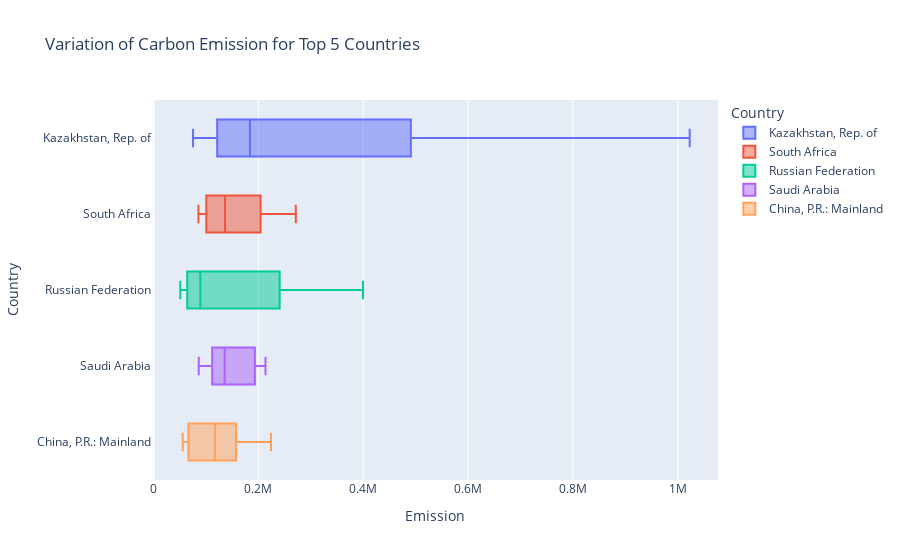

Here is the notebook cell this chart was saved with:
### Code cell
px.box(data_frame=dfm2, x='Emission', y='Country', color='Country', title='Variation of Carbon Emission for Top 5 Countries')

### Figure 1 — Plotly figure (JSON) as saved in the notebook; plotly's stock layout.template omitted (floating-point values rounded to 4 significant figures)
{"data": [{"alignmentgroup": "True", "hovertemplate": "Country=%{y}<br>Emission=%{x}<extra></extra>", "legendgroup": "Kazakhstan, Rep. of", "marker": {"color": "#636efa"}, "name": "Kazakhstan, Rep. of", "notched": false, "offsetgroup": "Kazakhstan, Rep. of", "orientation": "h", "showlegend": true, "type": "box", "x": [1022501, 915997, 696541, 698809, 683015, 501442, 480284, 404794, 400444, 336345, 290727, 184814, 174477, 183201, 158452, 142629, 135027, 111633, 131435, 92554, 75563, 100386, 98068, 84520], "x0": " ", "xaxis": "x", "y": ["Kazakhstan, Rep. of", "Kazakhstan, Rep. of", "Kazakhstan, Rep. of", "Kazakhstan, Rep. of", "Kazakhstan, Rep. of", "Kazakhstan, Rep. of", "Kazakhstan, Rep. of", "Kazakhstan, Rep. of", "Kazakhstan, Rep. of", "Kazakhstan, Rep. of", "Kazakhstan, Rep. of", "Kazakhstan, Rep. of", "Kazakhstan, Rep. of", "Kazakhstan, Rep. of", "Kazakhstan, Rep. of", "Kazakhstan, Rep. of", "Kazakhstan, Rep. of", "Kazakhstan, Rep. of", "Kazakhstan, Rep. of", "Kazakhstan, Rep. of", "Kazakhstan, Rep. of", "Kazakhstan, Rep. of", "Kazakhstan, Rep. of", "Kazakhstan, Rep. of"], "y0": " ", "yaxis": "y"}, {"alignmentgroup": "True", "hovertemplate": "Country=%{y}<br>Emission=%{x}<extra></extra>", "legendgroup": "South Africa", "marker": {"color": "#EF553B"}, "name": "South Africa", "notched": false, "offsetgroup": "South Africa", "orientation": "h", "showlegend": true, "type": "box", "x": [189092, 206024, 202550, 236064, 230360, 221289, 257119, 271510, 200306, 163093, 147014, 136091, 124645, 136999, 133608, 100274, 85869, 90155, 96493, 101416, 105673, 113243, 95438, 96192], "x0": " ", "xaxis": "x", "y": ["South Africa", "South Africa", "South Africa", "South Africa", "South Africa", "South Africa", "South Africa", "South Africa", "South Africa", "South Africa", "South Africa", "South Africa", "South Africa", "South Africa", "South Africa", "South Africa", "South Africa", "South Africa", "South Africa", "South Africa", "South Africa", "South Africa", "South Africa", "South Africa"], "y0": " ", "yaxis": "y"}, {"alignmentgroup": "True", "hovertemplate": "Country=%{y}<br>Emission=%{x}<extra></extra>", "legendgroup": "Russian Federation", "marker": {"color": "#00cc96"}, "name": "Russian Federation", "notched": false, "offsetgroup": "Russian Federation", "orientation": "h", "showlegend": true, "type": "box", "x": [278373, 233256, 211615, 303847, 399547, 316686, 277536, 248123, 202930, 149665, 119756, 97609, 75735, 60606, 76168, 64905, 56341, 53292, 51244, 56886, 78066, 81244, 66561, 64014], "x0": " ", "xaxis": "x", "y": ["Russian Federation", "Russian Federation", "Russian Federation", "Russian Federation", "Russian Federation", "Russian Federation", "Russian Federation", "Russian Federation", "Russian Federation", "Russian Federation", "Russian Federation", "Russian Federation", "Russian Federation", "Russian Federation", "Russian Federation", "Russian Federation", "Russian Federation", "Russian Federation", "Russian Federation", "Russian Federation", "Russian Federation", "Russian Federation", "Russian Federation", "Russian Federation"], "y0": " ", "yaxis": "y"}, {"alignmentgroup": "True", "hovertemplate": "Country=%{y}<br>Emission=%{x}<extra></extra>", "legendgroup": "Saudi Arabia", "marker": {"color": "#ab63fa"}, "name": "Saudi Arabia", "notched": false, "offsetgroup": "Saudi Arabia", "orientation": "h", "showlegend": true, "type": "box", "x": [196641, 193740, 182157, 213698, 212012, 193197, 194897, 204415, 190106, 151450, 140010, 132955, 130367, 128265, 138768, 132982, 119210, 112223, 97564, 105462, 111785, 106991, 98917, 86427], "x0": " ", "xaxis": "x", "y": ["Saudi Arabia", "Saudi Arabia", "Saudi Arabia", "Saudi Arabia", "Saudi Arabia", "Saudi Arabia", "Saudi Arabia", "Saudi Arabia", "Saudi Arabia", "Saudi Arabia", "Saudi Arabia", "Saudi Arabia", "Saudi Arabia", "Saudi Arabia", "Saudi Arabia", "Saudi Arabia", "Saudi Arabia", "Saudi Arabia", "Saudi Arabia", "Saudi Arabia", "Saudi Arabia", "Saudi Arabia", "Saudi Arabia", "Saudi Arabia"], "y0": " ", "yaxis": "y"}, {"alignmentgroup": "True", "hovertemplate": "Country=%{y}<br>Emission=%{x}<extra></extra>", "legendgroup": "China, P.R.: Mainland", "marker": {"color": "#FFA15A"}, "name": "China, P.R.: Mainland", "notched": false, "offsetgroup": "China, P.R.: Mainland", "orientation": "h", "showlegend": true, "type": "box", "x": [224140, 206817, 182622, 181806, 166103, 157773, 157753, 154860, 148666, 144187, 138898, 126623, 107996, 85673, 89099, 82299, 73591, 68422, 64992, 60169, 59126, 62086, 60427, 55831], "x0": " ", "xaxis": "x", "y": ["China, P.R.: Mainland", "China, P.R.: Mainland", "China, P.R.: Mainland", "China, P.R.: Mainland", "China, P.R.: Mainland", "China, P.R.: Mainland", "China, P.R.: Mainland", "China, P.R.: Mainland", "China, P.R.: Mainland", "China, P.R.: Mainland", "China, P.R.: Mainland", "China, P.R.: Mainland", "China, P.R.: Mainland", "China, P.R.: Mainland", "China, P.R.: Mainland", "China, P.R.: Mainland", "China, P.R.: Mainland", "China, P.R.: Mainland", "China, P.R.: Mainland", "China, P.R.: Mainland", "China, P.R.: Mainland", "China, P.R.: Mainland", "China, P.R.: Mainland", "China, P.R.: Mainland"], "y0": " ", "yaxis": "y"}], "layout": {"boxmode": "overlay", "legend": {"title": {"text": "Country"}, "tracegroupgap": 0}, "title": {"text": "Variation of Carbon Emission for Top 5 Countries"}, "xaxis": {"anchor": "y", "domain": [0, 1], "title": {"text": "Emission"}}, "yaxis": {"anchor": "x", "categoryarray": ["China, P.R.: Mainland", "Saudi Arabia", "Russian Federation", "South Africa", "Kazakhstan, Rep. of"], "categoryorder": "array", "domain": [0, 1], "title": {"text": "Country"}}}}
